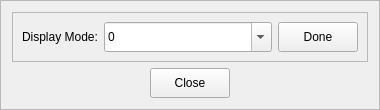
<?xml version="1.0" encoding="UTF-8"?>
<ui version="4.0">
 <class>ADBoardControlDialogFrame</class>
 <widget class="QFrame" name="ADBoardControlDialogFrame">
  <property name="geometry">
   <rect>
    <x>0</x>
    <y>0</y>
    <width>380</width>
    <height>108</height>
   </rect>
  </property>
  <property name="windowTitle">
   <string>Frame</string>
  </property>
  <property name="frameShape">
   <enum>QFrame::StyledPanel</enum>
  </property>
  <property name="frameShadow">
   <enum>QFrame::Raised</enum>
  </property>
  <layout class="QVBoxLayout" name="verticalLayout">
   <item>
    <widget class="QFrame" name="frame">
     <property name="frameShape">
      <enum>QFrame::StyledPanel</enum>
     </property>
     <property name="frameShadow">
      <enum>QFrame::Raised</enum>
     </property>
     <layout class="QHBoxLayout" name="horizontalLayout_2">
      <item>
       <widget class="QLabel" name="label">
        <property name="text">
         <string>Display Mode:</string>
        </property>
       </widget>
      </item>
      <item>
       <widget class="QComboBox" name="combDisplayMode">
        <property name="sizePolicy">
         <sizepolicy hsizetype="Expanding" vsizetype="Fixed">
          <horstretch>0</horstretch>
          <verstretch>0</verstretch>
         </sizepolicy>
        </property>
        <property name="minimumSize">
         <size>
          <width>0</width>
          <height>30</height>
         </size>
        </property>
        <property name="editable">
         <bool>true</bool>
        </property>
        <item>
         <property name="text">
          <string>0</string>
         </property>
        </item>
        <item>
         <property name="text">
          <string>1</string>
         </property>
        </item>
        <item>
         <property name="text">
          <string>2</string>
         </property>
        </item>
        <item>
         <property name="text">
          <string>3</string>
         </property>
        </item>
        <item>
         <property name="text">
          <string>4</string>
         </property>
        </item>
        <item>
         <property name="text">
          <string>5</string>
         </property>
        </item>
       </widget>
      </item>
      <item>
       <widget class="QPushButton" name="buttonSetADBoardDisplayMode">
        <property name="minimumSize">
         <size>
          <width>0</width>
          <height>30</height>
         </size>
        </property>
        <property name="text">
         <string>Done</string>
        </property>
       </widget>
      </item>
     </layout>
    </widget>
   </item>
   <item>
    <layout class="QHBoxLayout" name="horizontalLayout">
     <item>
      <spacer name="horizontalSpacer">
       <property name="orientation">
        <enum>Qt::Horizontal</enum>
       </property>
       <property name="sizeHint" stdset="0">
        <size>
         <width>40</width>
         <height>20</height>
        </size>
       </property>
      </spacer>
     </item>
     <item>
      <widget class="QPushButton" name="buttonDialogBottomClose">
       <property name="minimumSize">
        <size>
         <width>80</width>
         <height>30</height>
        </size>
       </property>
       <property name="text">
        <string>Close</string>
       </property>
      </widget>
     </item>
     <item>
      <spacer name="horizontalSpacer_2">
       <property name="orientation">
        <enum>Qt::Horizontal</enum>
       </property>
       <property name="sizeHint" stdset="0">
        <size>
         <width>40</width>
         <height>20</height>
        </size>
       </property>
      </spacer>
     </item>
    </layout>
   </item>
  </layout>
 </widget>
 <resources/>
 <connections/>
</ui>
